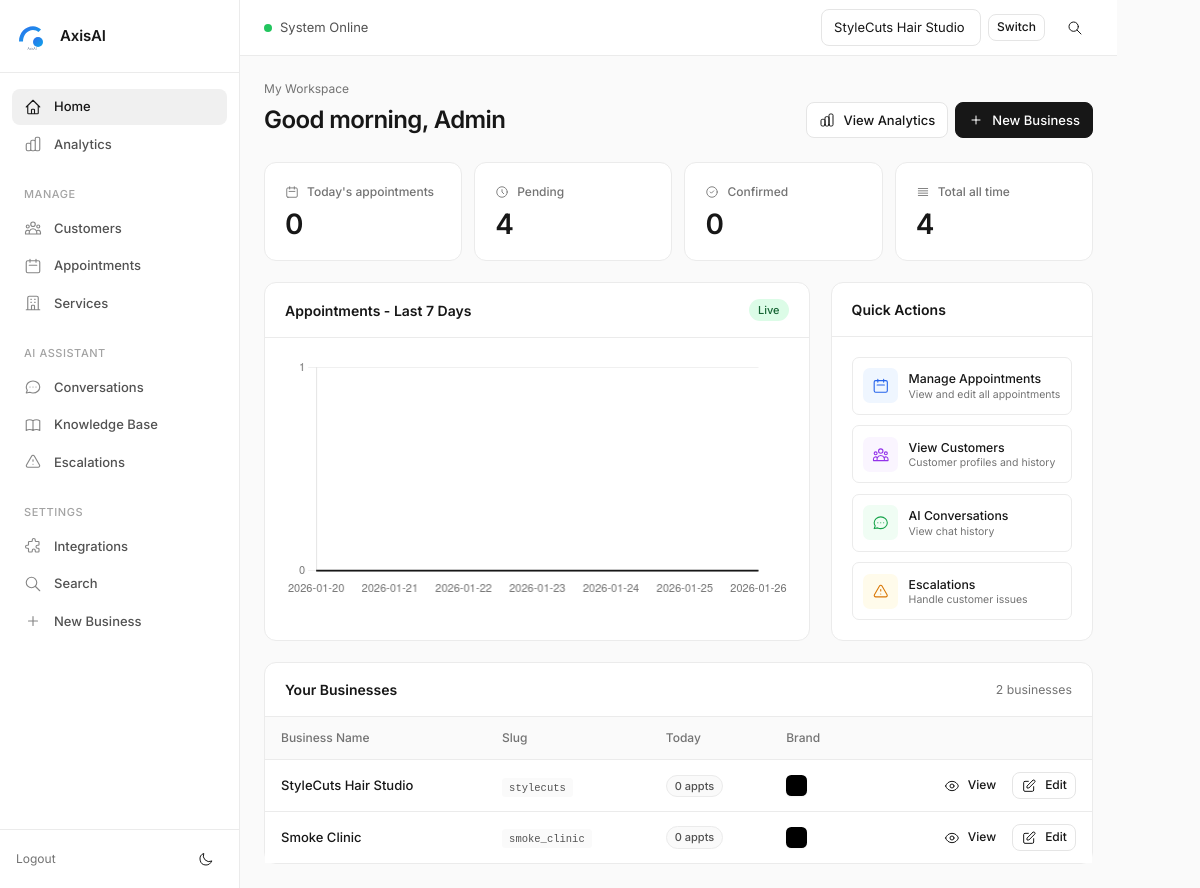
The page /businesses (signed in) on the database its author committed.
### tables this page shows
CREATE TABLE businesses (
            id INTEGER PRIMARY KEY AUTOINCREMENT,
            name TEXT NOT NULL UNIQUE,
            slug TEXT NOT NULL UNIQUE,
            created_at TEXT NOT NULL DEFAULT CURRENT_TIMESTAMP
        , hours TEXT, address TEXT, services TEXT, tone TEXT, escalation_phone TEXT, escalation_email TEXT, data_retention_days INTEGER DEFAULT 365, accent_color TEXT, logo_path TEXT, settings_json TEXT, files_path TEXT, static_path TEXT, archived INTEGER DEFAULT 0, tenant_key TEXT);

### dashboard.py (the view, shortened to what this page needs)
@app.route("/dashboard")
@app.route("/businesses")
def dashboard():
    if session.get("user") is None:
        return redirect(url_for("auth.login"))
    user = session.get("user")
    if user and user.get("role") == "admin":
        businesses = list_businesses(limit=500)
    appt_counts = {}
    kpis = {"today": 0, "pending": 0, "confirmed": 0, "total": 0}
    series_labels = []
    series_values = []
    if businesses:
        ids = [b["id"] for b in businesses]
        placeholders = ",".join("?" * len(ids))
        with get_conn() as con:
            row = con.execute(
                f"SELECT COUNT(*) c FROM appointments WHERE business_id IN ({placeholders})",
                tuple(ids)
            ).fetchone()
            kpis["total"] = row["c"] if row else 0
            row = con.execute(f"""
                SELECT COUNT(*) c FROM appointments
                WHERE business_id IN ({placeholders})
                  AND date(COALESCE(start_at, created_at)) = date('now', 'localtime')
            """, tuple(ids)).fetchone()
            kpis["today"] = row["c"] if row else 0
            rows = con.execute(f"""
                SELECT status, COUNT(*) c FROM appointments
                WHERE business_id IN ({placeholders})
                GROUP BY status
            """, tuple(ids)).fetchall()
            for r in rows or []:
                if r["status"] in ("pending", "confirmed"):
                    kpis[r["status"]] = r["c"]
            for b in businesses:
                row = con.execute("""
                    SELECT COUNT(*) c FROM appointments
                    WHERE business_id = ?
                      AND date(COALESCE(start_at, created_at)) = date('now', 'localtime')
                """, (b["id"],)).fetchone()
                appt_counts[b["id"]] = row["c"] if row else 0
            start = (datetime.now() - timedelta(days=6)).strftime("%Y-%m-%d")
            rows = con.execute(f"""
                SELECT date(COALESCE(start_at, created_at)) d, COUNT(*) c
                FROM appointments
                WHERE business_id IN ({placeholders})
                  AND date(COALESCE(start_at, created_at)) >= date(?)
                GROUP BY d ORDER BY d
            """, (*ids, start)).fetchall()
            data = {r["d"]: r["c"] for r in rows or []}
            for i in range(7):
                d = (datetime.now() - timedelta(days=6 - i)).strftime("%Y-%m-%d")
                series_labels.append(d)
                series_values.append(int(data.get(d, 0)))
    from datetime import datetime as dt
    return render_template(
        "dashboard.html",
        businesses=businesses,
        business=None,
        appt_counts=appt_counts,
        kpis=kpis,
        series_labels=series_labels,
        series_values=series_values,
        now=dt.now()
    )

### core/authz.py (called while the page is built)
def get_allowed_business_ids_for_user(user) -> List[int]:
    if not user:
        return []
    if user.get("role") == "admin":
        with get_conn() as con:
            return [r["id"] for r in con.execute("SELECT id FROM businesses").fetchall()]
    with get_conn() as con:
        rows = con.execute("SELECT business_id FROM business_users WHERE user_id=?", (user["id"],)).fetchall()
        return [r["business_id"] for r in rows]

### core/csrf.py (called while the page is built, shortened)
def _get_token():
    tok = session.get("csrf_token")
    if not tok:
        tok = secrets.token_urlsafe(32)
        session["csrf_token"] = tok
    return tok

def register_csrf(app):
    @app.context_processor
    def inject_csrf():
        return {"csrf_token": _get_token()}
    @app.before_request
    def enforce_csrf():
        if request.method in _EXEMPT_METHODS:
            return

### core/db.py (called while the page is built)
def get_conn() -> sqlite3.Connection:
    con = sqlite3.connect(DB_PATH, timeout=30.0)
    con.row_factory = sqlite3.Row
    con.execute("PRAGMA foreign_keys = ON;")
    con.execute("PRAGMA journal_mode = WAL;")  # Better concurrency
    return con

def _col_exists(cur: sqlite3.Cursor, table: str, col: str) -> bool:
    if not table.isidentifier():
        raise ValueError(f"Invalid table name: {table}")
    rows = cur.execute(f"PRAGMA table_info({table})").fetchall()
    return any(r[1] == col for r in rows)

def _table_exists(cur: sqlite3.Cursor, table: str) -> bool:
    r = cur.execute(
        "SELECT 1 FROM sqlite_master WHERE type='table' AND name=? LIMIT 1", (table,)
    ).fetchone()
    return bool(r)

def _safe_alter_add_column(cur: sqlite3.Cursor, table: str, col: str, ddl: str) -> None:
    try:
        if not _col_exists(cur, table, col):
            cur.execute(ddl)
    except sqlite3.OperationalError as e:
        logger.warning(f"Could not add column {col} to {table}: {e}")

def list_businesses(limit: int = 100, include_archived: bool = False) -> List[Dict[str, Any]]:
    with get_conn() as con:
        if include_archived:
            rows = con.execute(
                "SELECT * FROM businesses ORDER BY id LIMIT ?", (limit,)
            ).fetchall()
        else:
            rows = con.execute(
                "SELECT * FROM businesses WHERE archived = 0 ORDER BY id LIMIT ?", (limit,)
            ).fetchall()
        return [dict(r) for r in rows]

### core/validators.py (called while the page is built, shortened)
def safe_int(value: Optional[str], default: int = 0,
             min_val: Optional[int] = None,
             max_val: Optional[int] = None) -> int:
    if value is None:
        return default

### templates/dashboard.html (shortened to what this page needs)
{% extends "base.html" %}
{% block content %}
<div class="page-header">
  <p class="page-greeting">My Workspace</p>
  <div class="flex flex-col sm:flex-row sm:items-center sm:justify-between gap-4">
    <h1 class="page-title">Good {{ 'morning' if now.hour < 12 else ('afternoon' if now.hour < 18 else 'evening') }}, {{ session.user.email.split('@')[0]|title if session.user else 'there' }}</h1>
    <div class="flex items-center gap-2">
      <a href="{{ url_for('analytics.analytics_index') }}" class="btn">
        View Analytics
      </a>
      <a href="{{ url_for('onboard.business_new') }}" class="btn btn-primary">
        <svg class="w-4 h-4" fill="none" stroke="currentColor" viewBox="0 0 24 24"><path stroke-linecap="round" stroke-linejoin="round" stroke-width="1.5" d="M12 6v6m0 0v6m0-6h6m-6 0H6"/></svg>
        New Business
      </a>
    </div>
  </div>
</div>
<div class="stats-grid mb-6">
  <div class="stat-card">
    <div class="stat-label">
      <svg class="w-4 h-4" fill="none" stroke="currentColor" viewBox="0 0 24 24"><path stroke-linecap="round" stroke-linejoin="round" stroke-width="1.5" d="M8 7V3m8 4V3m-9 8h10M5 21h14a2 2 0 002-2V7a2 2 0 00-2-2H5a2 2 0 00-2 2v12a2 2 0 002 2z"/></svg>
      Today's appointments
    </div>
    <div class="stat-value">{{ kpis.get("today", 0) }}</div>
  </div>
  <div class="stat-card">
    <div class="stat-label">
      <svg class="w-4 h-4" fill="none" stroke="currentColor" viewBox="0 0 24 24"><path stroke-linecap="round" stroke-linejoin="round" stroke-width="1.5" d="M12 8v4l3 3m6-3a9 9 0 11-18 0 9 9 0 0118 0z"/></svg>
      Pending
    </div>
    <div class="stat-value">{{ kpis.get("pending", 0) }}</div>
  </div>
  <div class="stat-card">
    <div class="stat-label">
      <svg class="w-4 h-4" fill="none" stroke="currentColor" viewBox="0 0 24 24"><path stroke-linecap="round" stroke-linejoin="round" stroke-width="1.5" d="M9 12l2 2 4-4m6 2a9 9 0 11-18 0 9 9 0 0118 0z"/></svg>
      Confirmed
    </div>
    <div class="stat-value">{{ kpis.get("confirmed", 0) }}</div>
  </div>
  <div class="stat-card">
    <div class="stat-label">
      <svg class="w-4 h-4" fill="none" stroke="currentColor" viewBox="0 0 24 24"><path stroke-linecap="round" stroke-linejoin="round" stroke-width="1.5" d="M4 6h16M4 10h16M4 14h16M4 18h16"/></svg>
      Total all time
    </div>
    <div class="stat-value">{{ kpis.get("total", 0) }}</div>
  </div>
</div>
<div class="grid lg:grid-cols-3 gap-6">
  <div class="lg:col-span-2 card">
    <div class="card-header">
      <h3 class="card-title">Appointments - Last 7 Days</h3>
      <span class="badge badge-success">Live</span>
    </div>
    <div class="card-body">
      <div style="height: 240px;">
        <canvas id="kpiChart"
          data-labels='{{ series_labels|tojson }}'
          data-values='{{ series_values|tojson }}'></canvas>
      </div>
    </div>
  </div>
  <div class="card">
    <div class="card-header">
      <h3 class="card-title">Quick Actions</h3>
    </div>
    <div class="card-body space-y-3">
      <a href="{{ url_for('appointments.appointments_index') }}" class="flex items-center gap-3 p-3 rounded-lg border hover:bg-gray-50 transition-colors" style="border-color: var(--border-light);">
        <div class="w-10 h-10 rounded-lg bg-blue-50 flex items-center justify-center">
          <svg class="w-5 h-5 text-blue-600" fill="none" stroke="currentColor" viewBox="0 0 24 24"><path stroke-linecap="round" stroke-linejoin="round" stroke-width="1.5" d="M8 7V3m8 4V3m-9 8h10M5 21h14a2 2 0 002-2V7a2 2 0 00-2-2H5a2 2 0 00-2 2v12a2 2 0 002 2z"/></svg>
        </div>
        <div>
          <div class="font-medium text-sm">Manage Appointments</div>
          <div class="text-xs text-tertiary">View and edit all appointments</div>
        </div>
      </a>
      <a href="{{ url_for('customers.customers_index') }}" class="flex items-center gap-3 p-3 rounded-lg border hover:bg-gray-50 transition-colors" style="border-color: var(--border-light);">
        <div class="w-10 h-10 rounded-lg bg-purple-50 flex items-center justify-center">
        </div>
        <div>
          <div class="font-medium text-sm">View Customers</div>
          <div class="text-xs text-tertiary">Customer profiles and history</div>
        </div>
      </a>
      <a href="{{ url_for('chat.chat_index') }}" class="flex items-center gap-3 p-3 rounded-lg border hover:bg-gray-50 transition-colors" style="border-color: var(--border-light);">
        <div class="w-10 h-10 rounded-lg bg-green-50 flex items-center justify-center">
        </div>
        <div>
          <div class="font-medium text-sm">AI Conversations</div>
          <div class="text-xs text-tertiary">View chat history</div>
        </div>
      </a>
      <a href="{{ url_for('escalations.escalations_index') }}" class="flex items-center gap-3 p-3 rounded-lg border hover:bg-gray-50 transition-colors" style="border-color: var(--border-light);">
        <div class="w-10 h-10 rounded-lg bg-amber-50 flex items-center justify-center">
          <svg class="w-5 h-5 text-amber-600" fill="none" stroke="currentColor" viewBox="0 0 24 24"><path stroke-linecap="round" stroke-linejoin="round" stroke-width="1.5" d="M12 9v2m0 4h.01m-6.938 4h13.856c1.54 0 2.502-1.667 1.732-3L13.732 4c-.77-1.333-2.694-1.333-3.464 0L3.34 16c-.77 1.333.192 3 1.732 3z"/></svg>
        </div>
        <div>
          <div class="font-medium text-sm">Escalations</div>
          <div class="text-xs text-tertiary">Handle customer issues</div>
        </div>
      </a>
    </div>
  </div>
</div>
<div class="card mt-6">
  <div class="card-header">
    <h3 class="card-title">Your Businesses</h3>
    <span class="text-sm text-tertiary">{{ businesses|length }} business{{ 'es' if businesses|length != 1 else '' }}</span>
  </div>
  <div class="table-container" style="border: none; border-radius: 0;">
    <table class="table">
      <thead>
        <tr>
          <th>Business Name</th>
          <th>Slug</th>
          <th>Today</th>
          <th>Brand</th>
          <th></th>
        </tr>
      </thead>
      <tbody>
        {% for b in businesses %}
        <tr>
          <td>
            <div class="font-medium text-primary">{{ b['name'] }}</div>
          </td>
          <td>
            <code class="text-xs px-2 py-1 rounded" style="background: var(--bg-muted);">{{ b['slug'] }}</code>
          </td>
          <td>
            <span class="badge">{{ appt_counts.get(b['id'], 0) }} appt{{ 's' if appt_counts.get(b['id'], 0) != 1 else '' }}</span>
          </td>
          <td>
            {% set ac = b.get('accent_color') or '#000000' %}
            <div class="w-6 h-6 rounded-md shadow-sm" style="background: {{ ac }};"></div>
          </td>
          <td class="text-right">
            <div class="flex items-center justify-end gap-2">
              <a href="{{ url_for('appointments.appointments_index') }}?business_id={{ b['id'] }}" class="btn btn-sm btn-ghost">
                View
              </a>
              <a href="{{ url_for('edit_business', business_id=b['id']) }}" class="btn btn-sm">
                <svg class="w-4 h-4" fill="none" stroke="currentColor" viewBox="0 0 24 24"><path stroke-linecap="round" stroke-linejoin="round" stroke-width="1.5" d="M11 5H6a2 2 0 00-2 2v11a2 2 0 002 2h11a2 2 0 002-2v-5m-1.414-9.414a2 2 0 112.828 2.828L11.828 15H9v-2.828l8.586-8.586z"/></svg>
                Edit
              </a>
            </div>
          </td>
        </tr>
        {% endfor %}
      </tbody>
    </table>
  </div>
</div>
<script>
document.addEventListener('DOMContentLoaded', function() {
  const canvas = document.getElementById('kpiChart');
  if (!canvas) return;
  const labels = JSON.parse(canvas.dataset.labels || '[]');
  const values = JSON.parse(canvas.dataset.values || '[]');
  new Chart(canvas, {
    type: 'line',
    data: {
      labels: labels,
      datasets: [{
        label: 'Appointments',
        data: values,
        borderColor: '#171717',
        backgroundColor: 'rgba(23, 23, 23, 0.05)',
        fill: true,
        tension: 0.4,
        borderWidth: 2,
        pointRadius: 0,
        pointHoverRadius: 6,
        pointBackgroundColor: '#171717'
      }]
    },
    options: {
      responsive: true,
      maintainAspectRatio: false,
      interaction: {
        intersect: false,
        mode: 'index'
      },
      plugins: {
        legend: { display: false },
        tooltip: {
          backgroundColor: '#171717',
          titleColor: '#fff',
          bodyColor: '#fff',
          padding: 12,
          cornerRadius: 8,
          displayColors: false
        }
      },
      scales: {
        x: {
          grid: { display: false },
          ticks: { color: '#737373', font: { size: 11 } }
        },
        y: {
          beginAtZero: true,
          grid: { color: '#f0f0f0' },
          ticks: { color: '#737373', font: { size: 11 }, stepSize: 1 }
        }
      }
    }
  });
});
</script>
{% endblock %}

### rows shown on the page
businesses: name "StyleCuts Hair Studio", slug "stylecuts", get "0", id "s"
businesses: name "Smoke Clinic", slug "smoke_clinic", get "0", id "s"

### other values the page prints
{{ session.user.email.split('@')[0]|title if session.user else 'there' }} "Admin"
{{ kpis.get("today", 0) }} "0"
{{ kpis.get("pending", 0) }} "4"
{{ kpis.get("confirmed", 0) }} "0"
{{ kpis.get("total", 0) }} "4"
{{ businesses|length }} "2"
{{ 'es' if businesses|length != 1 else '' }} "es"
form field active_business_id "StyleCuts Hair Studio"
